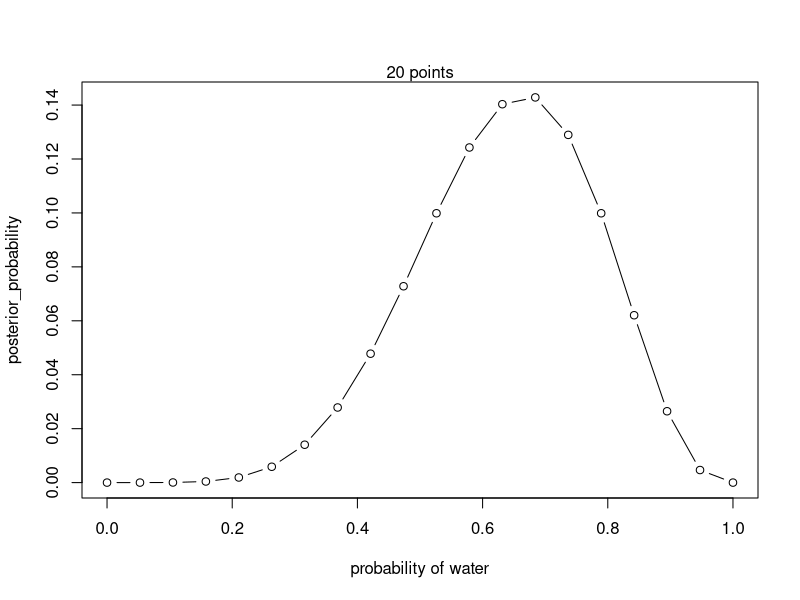
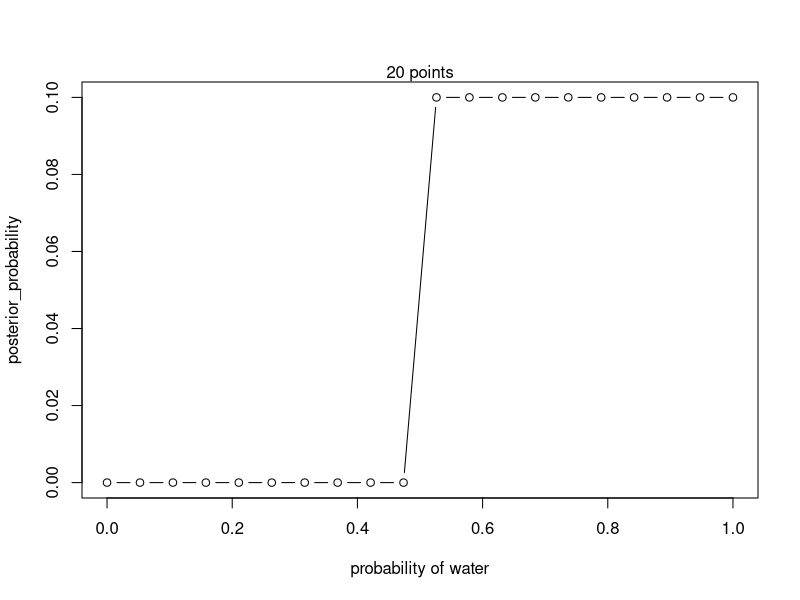

Source code (R) for these figures, in order:
## ---- chunk 1
knitr::opts_chunk$set(echo = TRUE)
## ---- chunk 2
# Grid Approximation

# define grid
p_grid = seq(from = 0, to = 1, length.out=20)

# define prior
prior = rep(1, 20)

# compute likelihood at each value in grid
likelihood = dbinom(6, size = 9, prob = p_grid)

# compute product of likelihood and prior
unstd.posterior = likelihood * prior

# standardize the posterior so it sums to 1
posterior = unstd.posterior / sum(unstd.posterior)

# plot the distribution
plot(p_grid, posterior, type = "b",
     xlab = "probability of water", ylab = "posterior_probability")
mtext("20 points")

## ---- chunk 3
#(2) pr(rain|monday)
## ---- chunk 4

# (3) The probability that it is monday gives that is raining.

## ---- chunk 5

# (1) pr(Monday|rain)

## ---- chunk 6

# Probability is uncertainity, so saying the the probability of water is 0.7, is basically just our best guess. 

## ---- chunk 7
# (1) YASSS
likelihood = dbinom(3, size = 3, prob = 0.7) # your own belief vs what actually happens

# (2) YASSS
likelihood = dbinom(3, size = 4, prob = 0.7)

# (3) YASSS
likelihood = dbinom(5, size = 7, prob = 0.7)
print(paste("Yasss the likelihood is",likelihood, "slayyy"))
## ---- chunk 8
# In the book, McElreath says that we can do much better than choosing a uniform prior for estimating the coverage of water. Is this what we are doing here? How does that impact our estimation?

# define grid
p_grid = seq(from = 0, to = 1, length.out=20)

# define prior
prior = c(rep(0,10),rep(1,10)) 


# compute likelihood at each value in grid
likelihood = dbinom(3, size = 3, prob = 0.7)

# compute product of likelihood and prior
unstd.posterior = likelihood * prior

# standardize the posterior so it sums to 1
posterior = unstd.posterior / sum(unstd.posterior)

# plot the distribution
plot(p_grid, posterior, type = "b",
     xlab = "probability of water", ylab = "posterior_probability")
mtext("20 points")
## ---- chunk 9
# Use the Bayes formula!
bayesTheorem <- function(pA, pB, pBA) {
  pAB <- pA * pBA / pB
  return(pAB)
}


## Doneeeee
PrEarth <- 0.5
PrLandEarth <- 0.3
PrLand <- 0.65

## We did it 
bayesTheorem(PrEarth, PrLand, PrLandEarth)
## ---- chunk 10

# Write your probability here.

## ---- chunk 11

# Write your probability here.

## ---- chunk 12

# Write your probability here.

